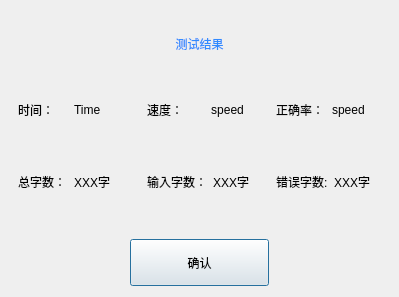
<?xml version="1.0" encoding="UTF-8"?>
<ui version="4.0">
 <class>settlementDialog</class>
 <widget class="QDialog" name="settlementDialog">
  <property name="geometry">
   <rect>
    <x>0</x>
    <y>0</y>
    <width>399</width>
    <height>297</height>
   </rect>
  </property>
  <property name="maximumSize">
   <size>
    <width>409</width>
    <height>300</height>
   </size>
  </property>
  <property name="windowTitle">
   <string>Dialog</string>
  </property>
  <layout class="QVBoxLayout" name="verticalLayout_2">
   <property name="spacing">
    <number>0</number>
   </property>
   <property name="leftMargin">
    <number>0</number>
   </property>
   <property name="topMargin">
    <number>0</number>
   </property>
   <property name="rightMargin">
    <number>0</number>
   </property>
   <property name="bottomMargin">
    <number>0</number>
   </property>
   <item>
    <widget class="QWidget" name="settleWidget" native="true">
     <layout class="QVBoxLayout" name="verticalLayout_3" stretch="8,2">
      <property name="leftMargin">
       <number>0</number>
      </property>
      <property name="topMargin">
       <number>0</number>
      </property>
      <property name="rightMargin">
       <number>0</number>
      </property>
      <property name="bottomMargin">
       <number>0</number>
      </property>
      <item>
       <widget class="QWidget" name="widget_10" native="true">
        <layout class="QVBoxLayout" name="verticalLayout" stretch="3,7">
         <property name="spacing">
          <number>0</number>
         </property>
         <property name="topMargin">
          <number>0</number>
         </property>
         <item>
          <widget class="QWidget" name="widget_9" native="true">
           <layout class="QHBoxLayout" name="horizontalLayout_8">
            <property name="spacing">
             <number>0</number>
            </property>
            <property name="leftMargin">
             <number>0</number>
            </property>
            <property name="topMargin">
             <number>20</number>
            </property>
            <property name="rightMargin">
             <number>0</number>
            </property>
            <property name="bottomMargin">
             <number>0</number>
            </property>
            <item>
             <widget class="QLabel" name="label_8">
              <property name="sizePolicy">
               <sizepolicy hsizetype="Expanding" vsizetype="Expanding">
                <horstretch>0</horstretch>
                <verstretch>0</verstretch>
               </sizepolicy>
              </property>
              <property name="styleSheet">
               <string notr="true">font: 700 33pt &quot;Microsoft YaHei UI&quot;;
color:rgb(49, 138, 255);</string>
              </property>
              <property name="text">
               <string>测试结果</string>
              </property>
              <property name="alignment">
               <set>Qt::AlignmentFlag::AlignCenter</set>
              </property>
             </widget>
            </item>
           </layout>
          </widget>
         </item>
         <item>
          <widget class="QWidget" name="widget_4" native="true">
           <property name="styleSheet">
            <string notr="true"/>
           </property>
           <layout class="QGridLayout" name="gridLayout">
            <property name="leftMargin">
             <number>0</number>
            </property>
            <property name="rightMargin">
             <number>0</number>
            </property>
            <item row="1" column="2">
             <widget class="QWidget" name="widget_6" native="true">
              <layout class="QHBoxLayout" name="horizontalLayout_5">
               <item>
                <widget class="QLabel" name="label_5">
                 <property name="styleSheet">
                  <string notr="true">font: 11pt &quot;微软雅黑&quot;;</string>
                 </property>
                 <property name="text">
                  <string>错误字数:</string>
                 </property>
                </widget>
               </item>
               <item>
                <widget class="QLabel" name="settleErrChar">
                 <property name="text">
                  <string>XXX字</string>
                 </property>
                </widget>
               </item>
              </layout>
             </widget>
            </item>
            <item row="1" column="1">
             <widget class="QWidget" name="widget_5" native="true">
              <layout class="QHBoxLayout" name="horizontalLayout_4">
               <item>
                <widget class="QLabel" name="label_4">
                 <property name="styleSheet">
                  <string notr="true">font: 11pt &quot;微软雅黑&quot;;</string>
                 </property>
                 <property name="text">
                  <string>输入字数：</string>
                 </property>
                </widget>
               </item>
               <item>
                <widget class="QLabel" name="settleInputchar">
                 <property name="text">
                  <string>XXX字</string>
                 </property>
                </widget>
               </item>
              </layout>
             </widget>
            </item>
            <item row="0" column="1">
             <widget class="QWidget" name="widget_2" native="true">
              <layout class="QHBoxLayout" name="horizontalLayout_2">
               <item>
                <widget class="QLabel" name="label_2">
                 <property name="styleSheet">
                  <string notr="true">font: 11pt &quot;微软雅黑&quot;;</string>
                 </property>
                 <property name="text">
                  <string>速度：</string>
                 </property>
                </widget>
               </item>
               <item>
                <widget class="QLabel" name="settleSpeed">
                 <property name="text">
                  <string>speed</string>
                 </property>
                 <property name="alignment">
                  <set>Qt::AlignmentFlag::AlignCenter</set>
                 </property>
                </widget>
               </item>
              </layout>
             </widget>
            </item>
            <item row="1" column="0">
             <widget class="QWidget" name="widget_7" native="true">
              <layout class="QHBoxLayout" name="horizontalLayout_6">
               <item>
                <widget class="QLabel" name="label_6">
                 <property name="styleSheet">
                  <string notr="true">font: 11pt &quot;微软雅黑&quot;;</string>
                 </property>
                 <property name="text">
                  <string>总字数：</string>
                 </property>
                </widget>
               </item>
               <item>
                <widget class="QLabel" name="settleAllchar">
                 <property name="text">
                  <string>XXX字</string>
                 </property>
                </widget>
               </item>
              </layout>
             </widget>
            </item>
            <item row="0" column="2">
             <widget class="QWidget" name="widget_3" native="true">
              <layout class="QHBoxLayout" name="horizontalLayout_3">
               <item>
                <widget class="QLabel" name="label_3">
                 <property name="styleSheet">
                  <string notr="true">font: 11pt &quot;微软雅黑&quot;;</string>
                 </property>
                 <property name="text">
                  <string>正确率：</string>
                 </property>
                </widget>
               </item>
               <item>
                <widget class="QLabel" name="settleAccuracy">
                 <property name="text">
                  <string>speed</string>
                 </property>
                </widget>
               </item>
              </layout>
             </widget>
            </item>
            <item row="0" column="0">
             <widget class="QWidget" name="widget_8" native="true">
              <layout class="QHBoxLayout" name="horizontalLayout">
               <item>
                <widget class="QLabel" name="label">
                 <property name="styleSheet">
                  <string notr="true">font: 11pt &quot;微软雅黑&quot;;</string>
                 </property>
                 <property name="text">
                  <string>时间：</string>
                 </property>
                </widget>
               </item>
               <item>
                <widget class="QLabel" name="settleTime">
                 <property name="text">
                  <string>Time</string>
                 </property>
                 <property name="alignment">
                  <set>Qt::AlignmentFlag::AlignLeading|Qt::AlignmentFlag::AlignLeft|Qt::AlignmentFlag::AlignVCenter</set>
                 </property>
                </widget>
               </item>
              </layout>
             </widget>
            </item>
           </layout>
          </widget>
         </item>
        </layout>
       </widget>
      </item>
      <item>
       <widget class="QWidget" name="widget_11" native="true">
        <layout class="QHBoxLayout" name="horizontalLayout_9">
         <property name="spacing">
          <number>0</number>
         </property>
         <property name="leftMargin">
          <number>0</number>
         </property>
         <property name="topMargin">
          <number>0</number>
         </property>
         <property name="rightMargin">
          <number>0</number>
         </property>
         <property name="bottomMargin">
          <number>11</number>
         </property>
         <item>
          <spacer name="horizontalSpacer">
           <property name="orientation">
            <enum>Qt::Orientation::Horizontal</enum>
           </property>
           <property name="sizeType">
            <enum>QSizePolicy::Policy::Preferred</enum>
           </property>
           <property name="sizeHint" stdset="0">
            <size>
             <width>130</width>
             <height>20</height>
            </size>
           </property>
          </spacer>
         </item>
         <item>
          <widget class="QPushButton" name="ConfirmBtn">
           <property name="sizePolicy">
            <sizepolicy hsizetype="Preferred" vsizetype="Preferred">
             <horstretch>0</horstretch>
             <verstretch>0</verstretch>
            </sizepolicy>
           </property>
           <property name="text">
            <string>确认</string>
           </property>
          </widget>
         </item>
         <item>
          <spacer name="horizontalSpacer_2">
           <property name="orientation">
            <enum>Qt::Orientation::Horizontal</enum>
           </property>
           <property name="sizeType">
            <enum>QSizePolicy::Policy::Preferred</enum>
           </property>
           <property name="sizeHint" stdset="0">
            <size>
             <width>130</width>
             <height>20</height>
            </size>
           </property>
          </spacer>
         </item>
        </layout>
       </widget>
      </item>
     </layout>
    </widget>
   </item>
  </layout>
 </widget>
 <resources/>
 <connections/>
</ui>
